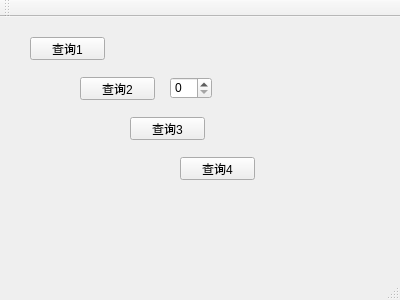
<?xml version="1.0" encoding="UTF-8"?>
<ui version="4.0">
 <class>MainWindow</class>
 <widget class="QMainWindow" name="MainWindow">
  <property name="geometry">
   <rect>
    <x>0</x>
    <y>0</y>
    <width>400</width>
    <height>300</height>
   </rect>
  </property>
  <property name="windowTitle">
   <string>MainWindow</string>
  </property>
  <widget class="QWidget" name="centralWidget">
   <widget class="QPushButton" name="pushButton">
    <property name="geometry">
     <rect>
      <x>30</x>
      <y>20</y>
      <width>75</width>
      <height>23</height>
     </rect>
    </property>
    <property name="text">
     <string>查询1</string>
    </property>
   </widget>
   <widget class="QSpinBox" name="spinBox">
    <property name="geometry">
     <rect>
      <x>170</x>
      <y>60</y>
      <width>42</width>
      <height>22</height>
     </rect>
    </property>
   </widget>
   <widget class="QPushButton" name="pushButton_2">
    <property name="geometry">
     <rect>
      <x>80</x>
      <y>60</y>
      <width>75</width>
      <height>23</height>
     </rect>
    </property>
    <property name="text">
     <string>查询2</string>
    </property>
   </widget>
   <widget class="QPushButton" name="pushButton_3">
    <property name="geometry">
     <rect>
      <x>130</x>
      <y>100</y>
      <width>75</width>
      <height>23</height>
     </rect>
    </property>
    <property name="text">
     <string>查询3</string>
    </property>
   </widget>
   <widget class="QPushButton" name="pushButton_4">
    <property name="geometry">
     <rect>
      <x>180</x>
      <y>140</y>
      <width>75</width>
      <height>23</height>
     </rect>
    </property>
    <property name="text">
     <string>查询4</string>
    </property>
   </widget>
  </widget>
  <widget class="QMenuBar" name="menuBar">
   <property name="geometry">
    <rect>
     <x>0</x>
     <y>0</y>
     <width>400</width>
     <height>23</height>
    </rect>
   </property>
  </widget>
  <widget class="QToolBar" name="mainToolBar">
   <attribute name="toolBarArea">
    <enum>TopToolBarArea</enum>
   </attribute>
   <attribute name="toolBarBreak">
    <bool>false</bool>
   </attribute>
  </widget>
  <widget class="QStatusBar" name="statusBar"/>
 </widget>
 <layoutdefault spacing="6" margin="11"/>
 <resources/>
 <connections/>
</ui>
